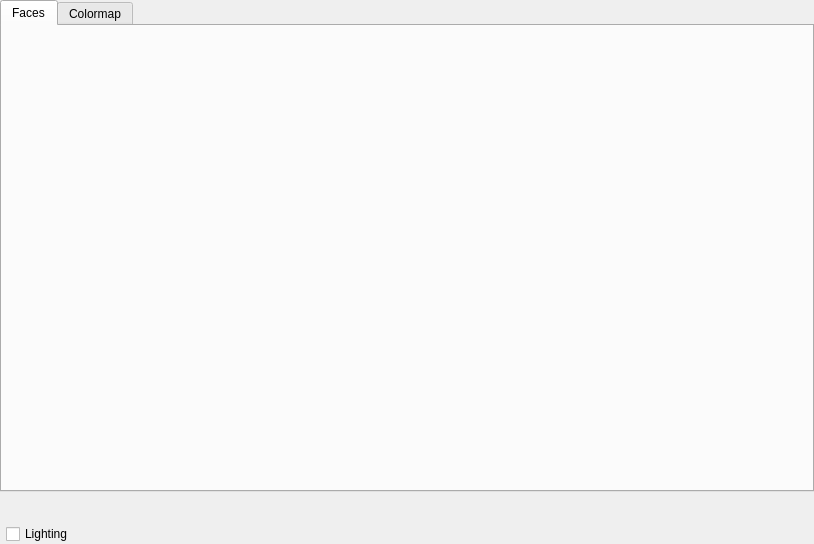
<?xml version="1.0" encoding="UTF-8"?>
<ui version="4.0">
 <class>Post3dWindowContourGroupDataItem_SettingEditWidget</class>
 <widget class="QWidget" name="Post3dWindowContourGroupDataItem_SettingEditWidget">
  <property name="geometry">
   <rect>
    <x>0</x>
    <y>0</y>
    <width>814</width>
    <height>544</height>
   </rect>
  </property>
  <property name="windowTitle">
   <string>Form</string>
  </property>
  <layout class="QVBoxLayout" name="verticalLayout_2">
   <property name="leftMargin">
    <number>0</number>
   </property>
   <property name="topMargin">
    <number>0</number>
   </property>
   <property name="rightMargin">
    <number>0</number>
   </property>
   <property name="bottomMargin">
    <number>0</number>
   </property>
   <item>
    <widget class="QTabWidget" name="tabWidget">
     <property name="currentIndex">
      <number>0</number>
     </property>
     <widget class="QWidget" name="rangeTab">
      <attribute name="title">
       <string>Faces</string>
      </attribute>
      <layout class="QHBoxLayout" name="horizontalLayout">
       <item>
        <widget class="Post3dWindowFaceListSettingEditWidget" name="faceListWidget" native="true"/>
       </item>
       <item>
        <spacer name="horizontalSpacer">
         <property name="orientation">
          <enum>Qt::Horizontal</enum>
         </property>
         <property name="sizeHint" stdset="0">
          <size>
           <width>464</width>
           <height>20</height>
          </size>
         </property>
        </spacer>
       </item>
      </layout>
     </widget>
     <widget class="QWidget" name="colormapTab">
      <attribute name="title">
       <string>Colormap</string>
      </attribute>
      <layout class="QVBoxLayout" name="verticalLayout">
       <item>
        <widget class="QWidgetContainer" name="colorMapWidget" native="true"/>
       </item>
      </layout>
     </widget>
    </widget>
   </item>
   <item>
    <layout class="QHBoxLayout" name="horizontalLayout_3">
     <item>
      <widget class="ContourSettingEditWidget" name="contourWidget" native="true"/>
     </item>
     <item>
      <spacer name="horizontalSpacer_3">
       <property name="orientation">
        <enum>Qt::Horizontal</enum>
       </property>
       <property name="sizeHint" stdset="0">
        <size>
         <width>40</width>
         <height>20</height>
        </size>
       </property>
      </spacer>
     </item>
    </layout>
   </item>
   <item>
    <layout class="QHBoxLayout" name="horizontalLayout_2">
     <item>
      <widget class="OpacityContainerWidget" name="opacityWidget" native="true"/>
     </item>
     <item>
      <widget class="QCheckBox" name="lightingCheckBox">
       <property name="text">
        <string>Lighting</string>
       </property>
      </widget>
     </item>
     <item>
      <widget class="TooltipLabel" name="lightingToolTopLabel">
       <property name="toolTip">
        <string>When lighting is enabled, The color of the contour changes depending of the angle against the camera.</string>
       </property>
       <property name="text">
        <string/>
       </property>
      </widget>
     </item>
     <item>
      <spacer name="horizontalSpacer_2">
       <property name="orientation">
        <enum>Qt::Horizontal</enum>
       </property>
       <property name="sizeHint" stdset="0">
        <size>
         <width>358</width>
         <height>20</height>
        </size>
       </property>
      </spacer>
     </item>
    </layout>
   </item>
  </layout>
 </widget>
 <customwidgets>
  <customwidget>
   <class>Post3dWindowFaceListSettingEditWidget</class>
   <extends>QWidget</extends>
   <header>post/post3d/post3dwindowfacelistsettingeditwidget.h</header>
   <container>1</container>
  </customwidget>
  <customwidget>
   <class>QWidgetContainer</class>
   <extends>QWidget</extends>
   <header>misc/qwidgetcontainer.h</header>
   <container>1</container>
  </customwidget>
  <customwidget>
   <class>OpacityContainerWidget</class>
   <extends>QWidget</extends>
   <header>guibase/widget/opacitycontainerwidget.h</header>
   <container>1</container>
  </customwidget>
  <customwidget>
   <class>TooltipLabel</class>
   <extends>QLabel</extends>
   <header>guibase/tooltiplabel.h</header>
  </customwidget>
  <customwidget>
   <class>ContourSettingEditWidget</class>
   <extends>QWidget</extends>
   <header>guicore/contour/contoursettingeditwidget.h</header>
   <container>1</container>
  </customwidget>
 </customwidgets>
 <resources/>
 <connections/>
</ui>
